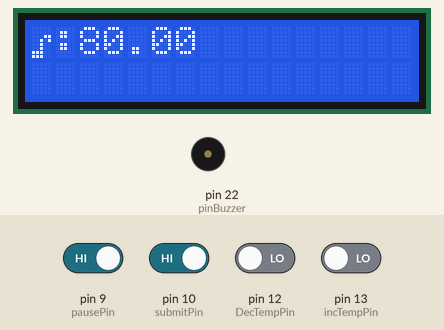
The sketch below on a simulated Arduino Mega 2560, built with avr-gcc and run on an emulated ATmega2560. Shown: 16×2 character LCD, buzzer (waves = sounding). The test bench sets the inputs (shaded band); at power-on: pin 9 (pausePin), pin 10 (submitPin) HIGH, pin 12 (DecTempPin), pin 13 (incTempPin) LOW. WiFi joins after 1.5 s; servers stay silent unless stated; uploads are accepted with an empty reply; the modem accepts every AT command (registered, SIM ready, sends succeed) and sends nothing else; what the sketch prints to the serial monitor is not drawn.

Above: at 2.7 s.
2.8 s: pin 10 (submitPin) driven LOW
At 5.2 s:
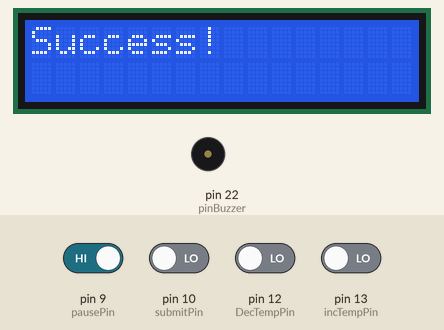
5.6 s: pin 9 (pausePin) driven LOW and pin 10 (submitPin) driven HIGH
8.6 s: pin 12 (DecTempPin) driven HIGH
At 10.5 s:
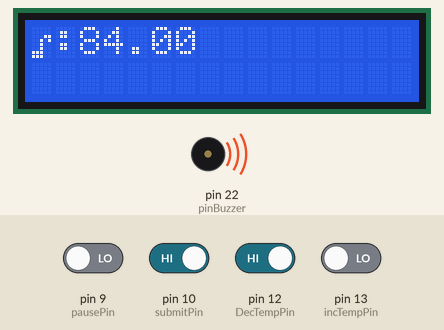
11.6 s: pin 9 (pausePin) driven HIGH
At 13.3 s:
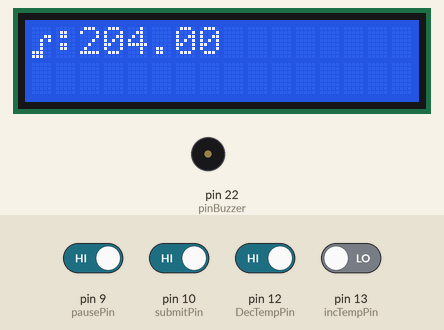
Timing chart, 0 to 14.6 s (numbered marks = the images above; inputs shaded):
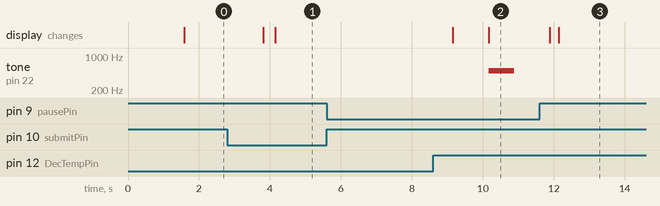

The sketch:

JackOhare_CSC370FinalProj.ino
```cpp
#include <Wire.h>
#include <LiquidCrystal_I2C.h>
#include "WiFiEsp.h"
//#ifndef HAVE_HWSERIAL1
#include "SoftwareSerial.h"
SoftwareSerial softserial(A9, A8);  // A9 to ESP_TX, A8 to ESP_RX by default
//#endif
LiquidCrystal_I2C lcd(0x3f, 16, 2);
//ESP Connection
int    HTTP_PORT   = 80;
String HTTP_METHOD = "GET";
char   HOST_NAME[] = "maker.ifttt.com";
String PATH_NAME   = "/trigger/send-email/with/key/INPUTKEYHERE";
String queryString = "?value1=27&value2=69&value3=21";

WiFiEspClient client;
char ssid[] = "Joe";
char pass[] = "bruh1234";
int status = WL_IDLE_STATUS;
unsigned long timeOn = 0, timeOff = 0, timeOffStart = 0,timeOnStart=0;
//Temp Buttons
const int incTempPin = 13;
const int DecTempPin = 12;
const int pausePin = 9;
const int submitPin = 10;
int buttonStateInc = 0;
int buttonStateDec = 0;
int pauseState = 0;
int submitState = 0;
bool isOn = false;
//Tempo Buzzer
int pinBuzzer = 22;
//Tempo Result
float tempo = 80;
float interval = 500;

//LCD
byte musicWhole[] = {
  B00000,
  B00000,
  B00011,
  B00101,
  B00100,
  B00100,
  B11100,
  B11100
};
/* Changes tempo based on if button is clicked;
   Works in both positive and negative tempo changes*/
void changeTmp(int buttonSts, float tmpChange)
{
    if (buttonSts == HIGH) {

  } else {

    if(tempo<=200 && tempo>=60)
    {
    tempo +=tmpChange;
    }
  }
}


void setup() {
  //LCD Display
  lcd.backlight();
  lcd.init();
  lcd.createChar(0,musicWhole);
  //Serial control
  Serial.begin(9600);

  //esp wifi control
  softserial.begin(115200);
  softserial.write("AT+CIOBAUD=9600\r\n");
  softserial.write("AT+RST\r\n");
  softserial.begin(9600);  // initialize serial for ESP module
  WiFi.init(&softserial);  // initialize ESP module
    // check for the presence of the shield
  if (WiFi.status() == WL_NO_SHIELD) {
    Serial.println("WiFi shield not present");
    // don't continue
    while (true)
      ;
  }


    // attempt to connect to WiFi network
  while (status != WL_CONNECTED) {
    Serial.print("Attempting to connect to WPA SSID: ");
    Serial.println(ssid);
    // Connect to WPA/WPA2 network
    status = WiFi.begin(ssid, pass);
  }


   Serial.println("You're connected to the network");
  //intialize buttons
  pinMode(incTempPin, INPUT);
  pinMode(DecTempPin, INPUT);
  pinMode(pausePin, INPUT);
  pinMode(submitPin, INPUT);
  //for speaker initialization
  pinMode(pinBuzzer,OUTPUT);

}

void loop() {
  //check states of button
  buttonStateInc = digitalRead(incTempPin);
  buttonStateDec = digitalRead(DecTempPin);
  pauseState = digitalRead(pausePin);
  submitState = digitalRead(submitPin);
  //Change tempos
  changeTmp(buttonStateInc, 4);
  changeTmp(buttonStateDec,-4);
  //pause
  if (pauseState != HIGH)
  {

    //If on record how long its been playing and then turn off the speaker
    if(isOn)
    {
      timeOnStart = millis();
      isOn = false;
      timeOff = timeOff + (timeOnStart-timeOffStart);
      Serial.println(timeOff);
      delay(1000);
    }
    //else If off record how long its not been playing and then turn on the speaker
    else if(!isOn)
    {
      timeOffStart = millis();
      isOn = true;
      timeOn = timeOn + (timeOffStart-timeOnStart);
      Serial.println(timeOn);
       delay(1000);
    }
    Serial.println(isOn); //to test whether or not it turns on
  }
    //Submission process
    if(submitState != HIGH)
   {
    if(!isOn)
    {timeOffStart = millis();
    timeOn = timeOn + (timeOffStart-timeOnStart);}
    else
    { timeOnStart = millis();
    timeOff = timeOff + (timeOnStart-timeOffStart);
    }
    delay(1000);
    queryString = "?value1="+String((timeOn+timeOff)/60000) +"&value2="+String(timeOn/60000) +"&value3="+String(timeOff/60000);
    lcd.clear();

    lcd.print("Attempting...");       // connect to web server on port 80:
    if (client.connect(HOST_NAME, HTTP_PORT)) {
    // if connected:
    Serial.println("Connected to server");
    // make a HTTP request:
    // send HTTP header
    client.println("GET " + PATH_NAME + queryString + " HTTP/1.1");
    client.println("Host: " + String(HOST_NAME));
    client.println("Connection: close");
    client.println(); // end HTTP header

    while (client.connected()) {
      if (client.available()) {
        // read an incoming byte from the server and print it to serial monitor:
        char c = client.read();
        Serial.print(c);
      }
    }

    // the server's disconnected, stop the client:
    client.stop();
    Serial.println();
    Serial.println("disconnected");
    lcd.clear();
    lcd.print("Success!");
    delay(5000);
    lcd.clear();
  } else {// if not connected:
    Serial.println("connection failed");
    lcd.clear();
    lcd.print("Connection Error!");
    delay(5000);
    lcd.clear();
  }

  }

  //sets tempo to correct BPM
  interval = (60/tempo)*1000;
  //Visually inputs to LCD screen
  lcd.setCursor(0, 0);
  lcd.write(0);
  lcd.print(":");
  lcd.print(tempo);
  //if is on, play metronome
  if(isOn)
  {
    tone(pinBuzzer,500);
    delay(interval);
    noTone(pinBuzzer);
    delay(1);
  }

}
```

Measured:
- after the input at 2.8 s, the display: first changes after 1.0 s (image 1 shows a later state)
- after the input at 5.6 s, every drawn part: stays the same
- after the input at 8.6 s, the display: first differs from a run without the input after 1.6 s (image 2)
- after the input at 11.6 s, tone on pin 22 (pinBuzzer): stays silent (without the input it goes to 500 Hz after 1.3 s)
